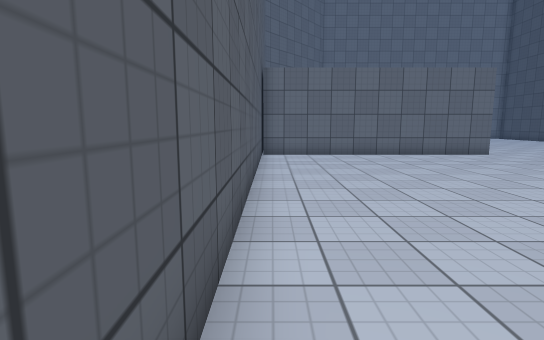
View 1 (above)

16 first-person views from a walk through a 3-D level made in the Unity game engine. The camera is 1.3 m above the floor, tilts 8° down and sees 80° across. The floor is counted in squares, 1 m on a side. Each view is taken from the middle of a square. On the plan, view 1 faces up. The plan holds only what a view shows up to about 14 squares ahead; the rest is blank. The place goes on beyond the plan. The player character is not drawn. Some animated figures are left out. Surface patterns are stand-ins for the level's own textures.

View 2
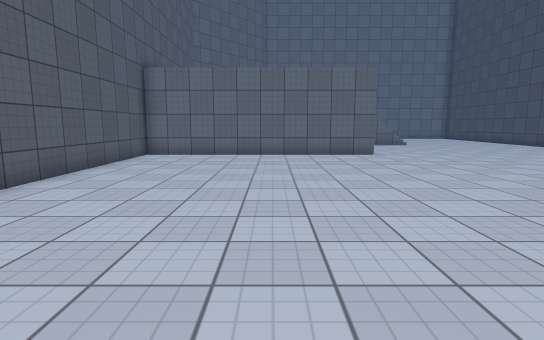

View 3
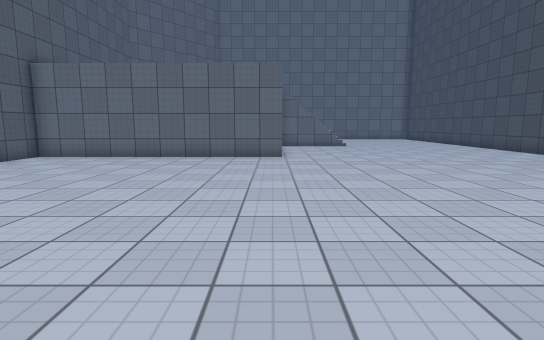

View 4
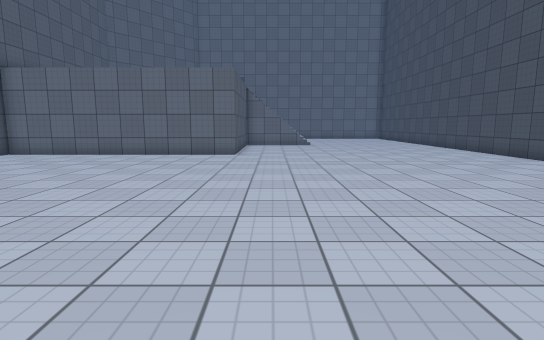

View 5
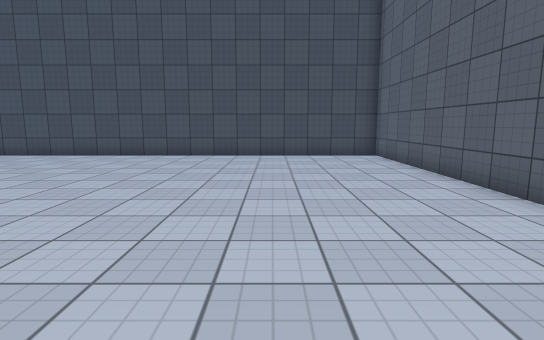

View 6
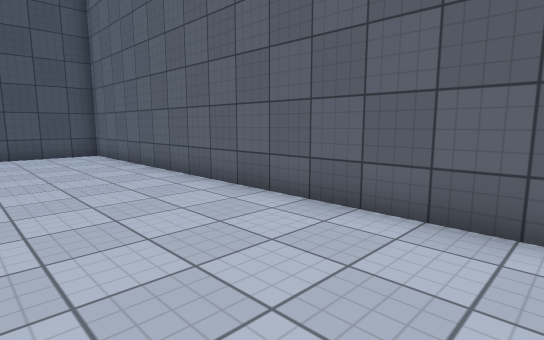

View 7
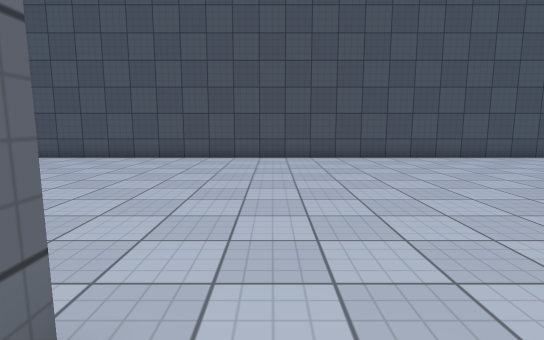

View 8
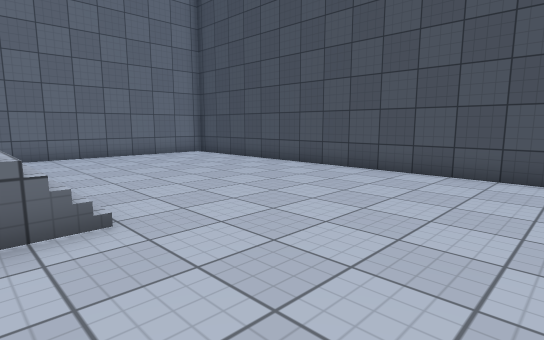

View 9
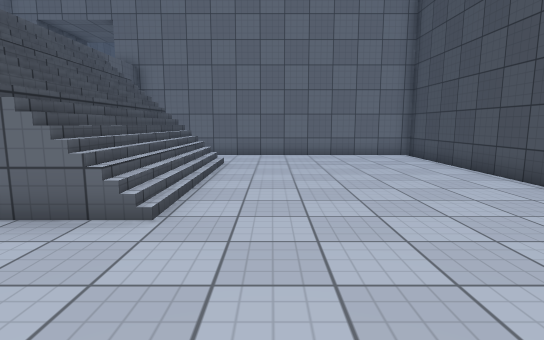

View 10
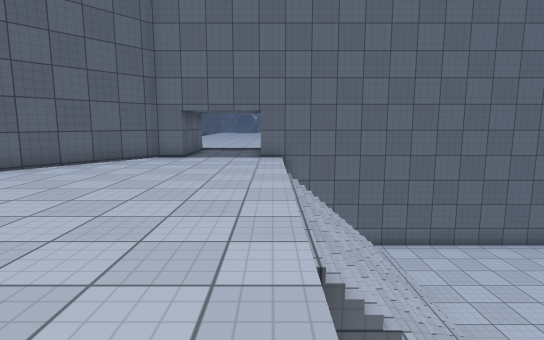

View 11
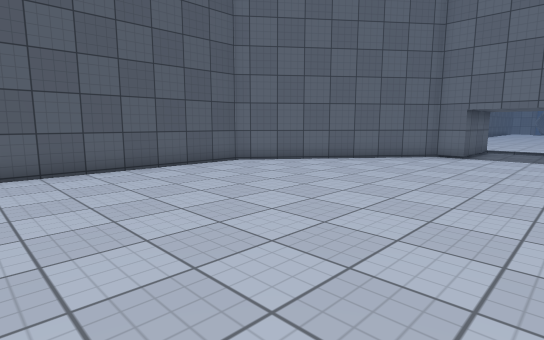

View 12
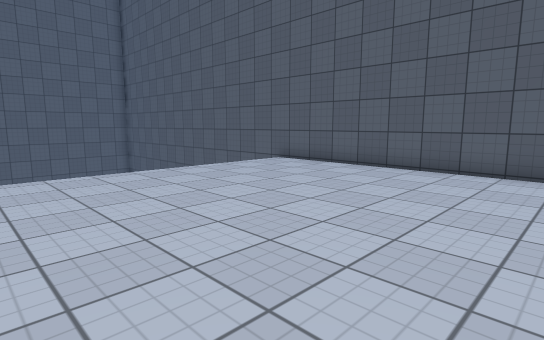

View 13
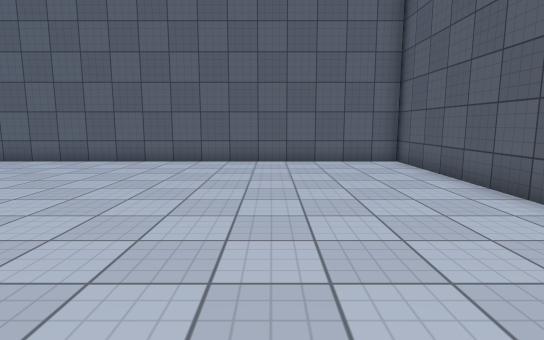

View 14
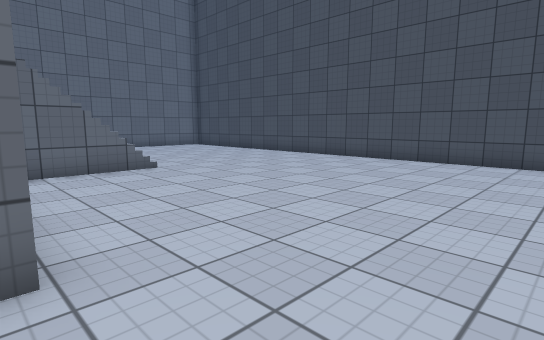

View 15
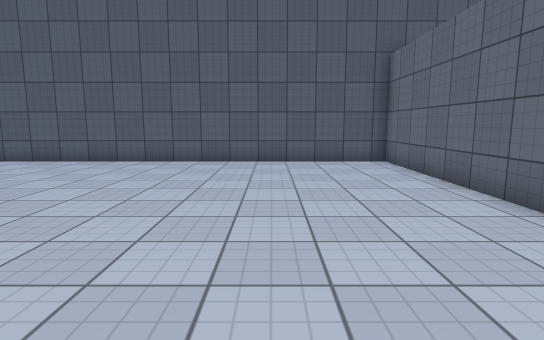

View 16
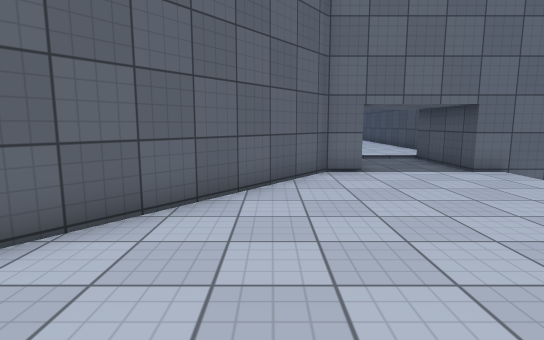

### Floor plan
Key: @ floor where view 1 was taken; # wall or solid block; . main floor; : floor 3.75 m higher than the main floor; / step, stairs or slope; v drop or lower ground.
Columns run from 1 left of view 1 to 21 right of it. Each row starts with its distance up from view 1.
 32       #:::#
 31       #:::#
 30      ##:::#############
 29     ##:::::   ........#
 28    ##::::::   ........#
 27   ##:::::::////.......#
 26   #::::::::////.......#
 25  ##::::::::////.......#
 24 ##:::::::::////.......#
 23 #::::::::::////.......#
 22 #::::::::::////.......#
 21 #::::::::::////.......#
 20 #::::::::::v//........#
 19 #::::::::::...........#
 18 #::::::::::...........#
 17 #::::::::::...........#
 16 #::::::::::...........#
 15 #::::::::::...........#
 14 ##vvvvvvvv#...........#
 13 #.....................#
 12 #.....................#
 11 #.....................#
 10 #.....................#
  9 #.....................#
  8 #.....................#
  7 #.....................#
  6 #.....................#
  5 #.....................#
  4 #.....................#
  3 #.....................#
  2 #.....................#
  1 #.....................#
  0 #@....................#
 -1 #.....................#
 -2 #######################

Positions as (right, up) in squares from view 1, and headings:
1: (0, 0), facing up
2: (5, 0), facing up
3: (9, 1), facing up
4: (11, 0), facing up
5: (7, 3), facing right
6: (6, 3), facing down-right
7: (8, 13), facing right
8: (12, 16), facing up-right
9: (15, 16), facing up
10: (9, 17), facing up
11: (9, 16), facing up-left
12: (9, 23), facing down-left
13: (4, 10), facing down
14: (9, 11), facing up-right
15: (11, 10), facing left
16: (3, 21), facing up
